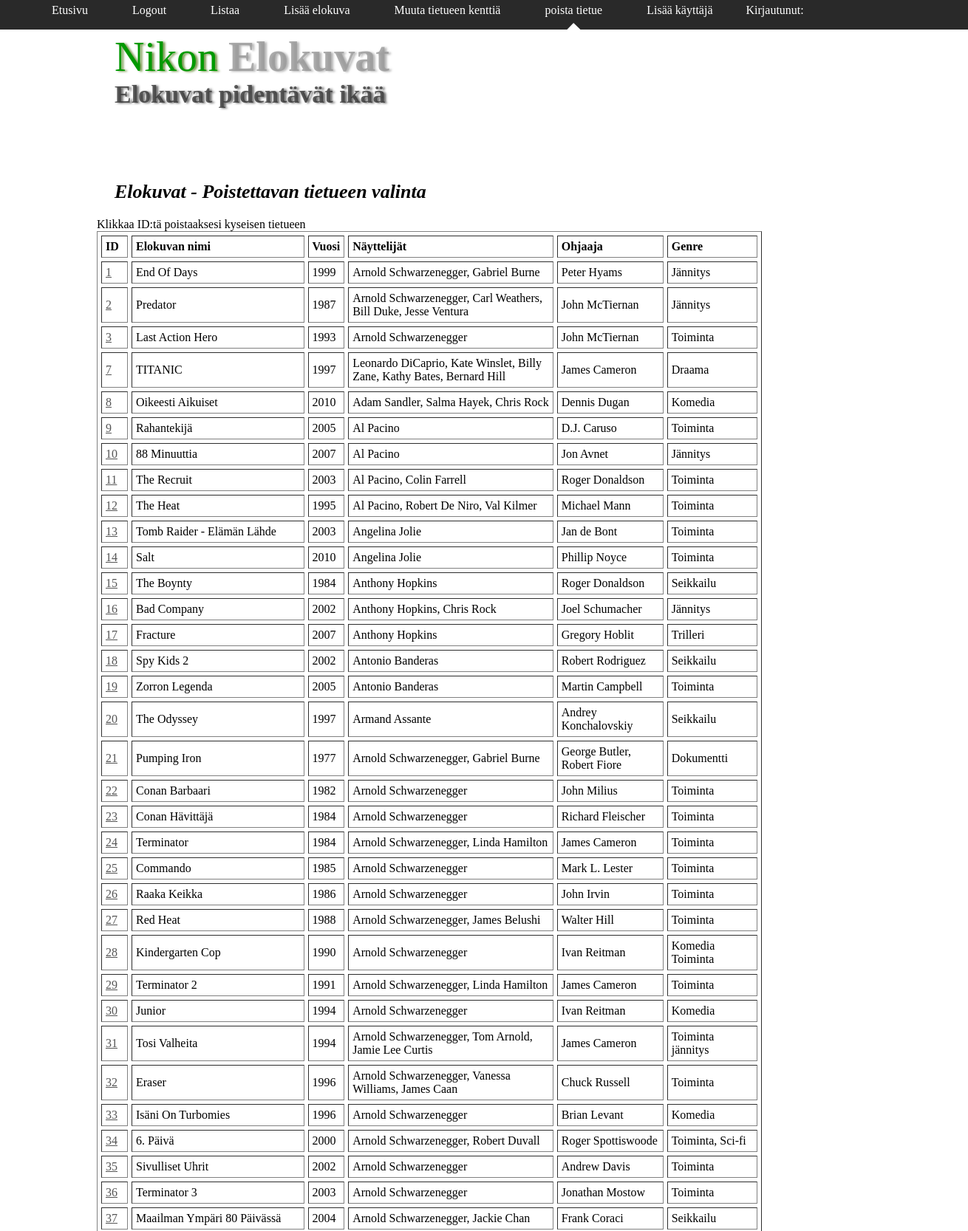
The page /poistettavan-tietueen-valinta.php (signed in, upper part) on the database its author committed.
### tables this page shows
CREATE TABLE `elokuvat` (
  `id` int(11) NOT NULL AUTO_INCREMENT,
  `enimi` varchar(255) NOT NULL,
  `vuosi` varchar(4) NOT NULL,
  `nayttelijat` varchar(4096) NOT NULL,
  `ohjaaja` varchar(255) NOT NULL,
  `genre` varchar(255) DEFAULT NULL,
  PRIMARY KEY (`id`)
);

### poistettavan-tietueen-valinta.php (the view, shortened to what this page needs)
<!DOCTYPE html PUBLIC "-//W3C//DTD XHTML 1.0 Transitional//EN" "http://www.w3.org/TR/xhtml1/DTD/xhtml1-transitional.dtd">
<html xmlns="http://www.w3.org/1999/xhtml" xml:lang="fi" lang="fi">
<head>
<link href="tietokanta-tyylit.css" rel="stylesheet" type="text/css" />
</head>
<body>
	<div id="container">
    	<div id="header">
        	<div id="headercore">
            <?php
if (!isset($_SESSION['app5_islogged']) || $_SESSION['app5_islogged'] !== true) {
   echo "<ul>
   <li><a href='index.php'>Etusivu</a></li>
<li><a href='listaa.php'>Listaa</a></li>";
   echo "<li><a href='login.php'>Login</a></li>";
   echo "</ul>";
} else {
   echo "<ul>
<li><a href='index.php'>Etusivu</a></li>
<li><a href='logout.php'>Logout</a></li>";
   echo "<li><a href='listaa.php'>Listaa</a></li>";
   echo "<li><a href='lisaa-elokuva.php'>Lisää elokuva</a></li>";
   echo "<li><a href='muutettavan-tietueen-valinta.php'>Muuta tietueen kenttiä</a></li>";
   echo "<li class='current'><a href='poistettavan-tietueen-valinta.php'>poista tietue</a></li>";
   echo "<li><a href='uuden-kayttajan-lisays.php'>Lisää käyttäjä</a></li>";
   echo "<li>Kirjautunut: {$_SESSION['uid']}</li>";
echo "</ul>";
}
?>
            </div>
        </div>
    	<div id="clear1"></div>
    	<div id="banner">
        	<div id="bannercore">
            	<div id="bannercoretop">
                <h1>Nikon <b>Elokuvat</b></h1>
                <h2>Elokuvat pidentävät ikää</h2>
                </div>
                <div id="bannercorebottom">
              <h3>Elokuvat - Poistettavan tietueen valinta</h3>
                </div>
            </div>
        </div>
    	<div id="content">
        	<div id="contentcore">
            	<div id="contentcoretop">
<p style="margin:0;">Klikkaa ID:tä poistaaksesi kyseisen tietueen</p>
<?php
$query = "SELECT id, enimi, vuosi, nayttelijat, ohjaaja, genre FROM elokuvat;";
$result= mysql_query($query)
    or die("Kyselyssä tapahtui virhe.: " . mysql_error());
echo "<table width='900' border='1' cellpadding='5' cellspacing='5'><tr><td><b>ID</b></td><td><b>Elokuvan nimi</b></td><td><b>Vuosi</b></td><td><b>Näyttelijät</td><td><b>Ohjaaja</b></td><td><b>Genre</b></td></tr>";
while ($rivi = mysql_fetch_array ($result)) {
   echo
         "<tr><td><a href='tietueenpoisto.php?poistettava={$rivi['id']}'>{$rivi['id']}</a></td>" .
         "<td>{$rivi['enimi']}</td>" .
      	 "<td>{$rivi['vuosi']}</td>" .
		 "<td>{$rivi['nayttelijat']}</td>" .
		 "<td>{$rivi['ohjaaja']}</td>" .
		 "<td>{$rivi['genre']}</td></tr>";
}
echo "</table>";
?>
                </div>
            </div>
        </div>
    </div>
</body>
</html>

### tietokanta-tyylit.css (style rules this page uses)
body { background-color: #292929; margin: 0; }
#container { width: 100%; min-height: 600px; }
#header { width: 100%; height: 40px; }
#headercore { min-width: 1300px; width: 100%; height: 40px; margin: auto; }
#headercore ul { margin: 0; }
#headercore li { list-style-type: none; text-decoration: none; float: left; }
#headercore li, #headercore a { text-decoration: none; color: #FFFFFF; font-size: 16px; padding: 5px 15px; height: 30px; background: none; text-align: center; }
#headercore .current { text-decoration: none; color: #FFFFFF; font-size: 16px; padding: 5px 15px; height: 30px; background: url('images/current2.png') bottom no-repeat; }
#clear1 { width: 100%; height: 5px; background-color: #FFFFFF; }
#banner { width: 100%; height: 250px; background-color: #FFFFFF; }
#bannercore { width: 1000px; height: 250px; margin: auto; }
#bannercore h1 { font-size: 56px; margin: 0; color: #009900; text-shadow:3px 1px 3px rgba(61,108,0,0.7); font-weight: lighter; }
#bannercore b { color: #999999; color:rgba(153,153,153,0.8); text-shadow:3px 1px 3px rgba(153,153,153,0.7); }
#bannercore h2 { margin: 0; font-size: 34px; color: #333333; color: rgba(51,51,51,0.8); text-shadow:3px 1px 3px rgba(51,51,51,0.7); }
#bannercoretop { height: 200px; width: 1000px; }
#bannercorebottom { height: 50px; width: 1000px; }
#bannercore h3 { margin: 0; font-style: italic; font-size: 26px; }
#content { min-height: 400px; width: 100%; background-color: #FFFFFF; }
#contentcore { width: 80%; margin: auto; min-height: 400px; }
#contentcoretop { min-height: 250px; width: 80%; }
#contentcoretop p { color: #000000; margin:10px; }
#contentcoretop a { color: #555; }

### rows shown on the page
elokuvat: id "1", enimi "End Of Days", vuosi "1999", nayttelijat "Arnold Schwarzenegger, Gabriel Burne", ohjaaja "Peter Hyams", genre "Jännitys"
elokuvat: id "2", enimi "Predator", vuosi "1987", nayttelijat "Arnold Schwarzenegger, Carl Weathers, Bill Duke, Jesse Ventura", ohjaaja "John McTiernan", genre "Jännitys"
elokuvat: id "3", enimi "Last Action Hero", vuosi "1993", nayttelijat "Arnold Schwarzenegger", ohjaaja "John McTiernan", genre "Toiminta"
elokuvat: id "7", enimi "TITANIC", vuosi "1997", nayttelijat "Leonardo DiCaprio, Kate Winslet, Billy Zane, Kathy Bates, Bernard Hill", ohjaaja "James Cameron", genre "Draama"
elokuvat: id "8", enimi "Oikeesti Aikuiset", vuosi "2010", nayttelijat "Adam Sandler, Salma Hayek, Chris Rock", ohjaaja "Dennis Dugan", genre "Komedia"
elokuvat: id "9", enimi "Rahantekijä", vuosi "2005", nayttelijat "Al Pacino", ohjaaja "D.J. Caruso", genre "Toiminta"
elokuvat: id "10", enimi "88 Minuuttia", vuosi "2007", nayttelijat "Al Pacino", ohjaaja "Jon Avnet", genre "Jännitys"
elokuvat: id "11", enimi "The Recruit", vuosi "2003", nayttelijat "Al Pacino, Colin Farrell", ohjaaja "Roger Donaldson", genre "Toiminta"
elokuvat: id "12", enimi "The Heat", vuosi "1995", nayttelijat "Al Pacino, Robert De Niro, Val Kilmer", ohjaaja "Michael Mann", genre "Toiminta"
elokuvat: id "13", enimi "Tomb Raider - Elämän Lähde", vuosi "2003", nayttelijat "Angelina Jolie", ohjaaja "Jan de Bont", genre "Toiminta"
elokuvat: id "14", enimi "Salt", vuosi "2010", nayttelijat "Angelina Jolie", ohjaaja "Phillip Noyce", genre "Toiminta"
elokuvat: id "15", enimi "The Boynty", vuosi "1984", nayttelijat "Anthony Hopkins", ohjaaja "Roger Donaldson", genre "Seikkailu"
elokuvat: id "16", enimi "Bad Company", vuosi "2002", nayttelijat "Anthony Hopkins, Chris Rock", ohjaaja "Joel Schumacher", genre "Jännitys"
elokuvat: id "17", enimi "Fracture", vuosi "2007", nayttelijat "Anthony Hopkins", ohjaaja "Gregory Hoblit", genre "Trilleri"
elokuvat: id "18", enimi "Spy Kids 2", vuosi "2002", nayttelijat "Antonio Banderas", ohjaaja "Robert Rodriguez", genre "Seikkailu"
elokuvat: id "19", enimi "Zorron Legenda", vuosi "2005", nayttelijat "Antonio Banderas", ohjaaja "Martin Campbell", genre "Toiminta"
elokuvat: id "20", enimi "The Odyssey", vuosi "1997", nayttelijat "Armand Assante", ohjaaja "Andrey Konchalovskiy", genre "Seikkailu"
elokuvat: id "21", enimi "Pumping Iron", vuosi "1977", nayttelijat "Arnold Schwarzenegger, Gabriel Burne", ohjaaja "George Butler, Robert Fiore", genre "Dokumentti"
elokuvat: id "22", enimi "Conan Barbaari", vuosi "1982", nayttelijat "Arnold Schwarzenegger", ohjaaja "John Milius", genre "Toiminta"
elokuvat: id "23", enimi "Conan Hävittäjä", vuosi "1984", nayttelijat "Arnold Schwarzenegger", ohjaaja "Richard Fleischer", genre "Toiminta"
elokuvat: id "24", enimi "Terminator", vuosi "1984", nayttelijat "Arnold Schwarzenegger, Linda Hamilton", ohjaaja "James Cameron", genre "Toiminta"
elokuvat: id "25", enimi "Commando", vuosi "1985", nayttelijat "Arnold Schwarzenegger", ohjaaja "Mark L. Lester", genre "Toiminta"
elokuvat: id "26", enimi "Raaka Keikka", vuosi "1986", nayttelijat "Arnold Schwarzenegger", ohjaaja "John Irvin", genre "Toiminta"
elokuvat: id "27", enimi "Red Heat", vuosi "1988", nayttelijat "Arnold Schwarzenegger, James Belushi", ohjaaja "Walter Hill", genre "Toiminta"
elokuvat: id "28", enimi "Kindergarten Cop", vuosi "1990", nayttelijat "Arnold Schwarzenegger", ohjaaja "Ivan Reitman", genre "Komedia Toiminta"
elokuvat: id "29", enimi "Terminator 2", vuosi "1991", nayttelijat "Arnold Schwarzenegger, Linda Hamilton", ohjaaja "James Cameron", genre "Toiminta"
elokuvat: id "30", enimi "Junior", vuosi "1994", nayttelijat "Arnold Schwarzenegger", ohjaaja "Ivan Reitman", genre "Komedia"
elokuvat: id "31", enimi "Tosi Valheita", vuosi "1994", nayttelijat "Arnold Schwarzenegger, Tom Arnold, Jamie Lee Curtis", ohjaaja "James Cameron", genre "Toiminta jännitys"
elokuvat: id "32", enimi "Eraser", vuosi "1996", nayttelijat "Arnold Schwarzenegger, Vanessa Williams, James Caan", ohjaaja "Chuck Russell", genre "Toiminta"
elokuvat: id "33", enimi "Isäni On Turbomies", vuosi "1996", nayttelijat "Arnold Schwarzenegger", ohjaaja "Brian Levant", genre "Komedia"
elokuvat: id "34", enimi "6. Päivä", vuosi "2000", nayttelijat "Arnold Schwarzenegger, Robert Duvall", ohjaaja "Roger Spottiswoode", genre "Toiminta, Sci-fi"
elokuvat: id "35", enimi "Sivulliset Uhrit", vuosi "2002", nayttelijat "Arnold Schwarzenegger", ohjaaja "Andrew Davis", genre "Toiminta"
elokuvat: id "36", enimi "Terminator 3", vuosi "2003", nayttelijat "Arnold Schwarzenegger", ohjaaja "Jonathan Mostow", genre "Toiminta"
elokuvat: id "37", enimi "Maailman Ympäri 80 Päivässä", vuosi "2004", nayttelijat "Arnold Schwarzenegger, Jackie Chan", ohjaaja "Frank Coraci", genre "Seikkailu"
